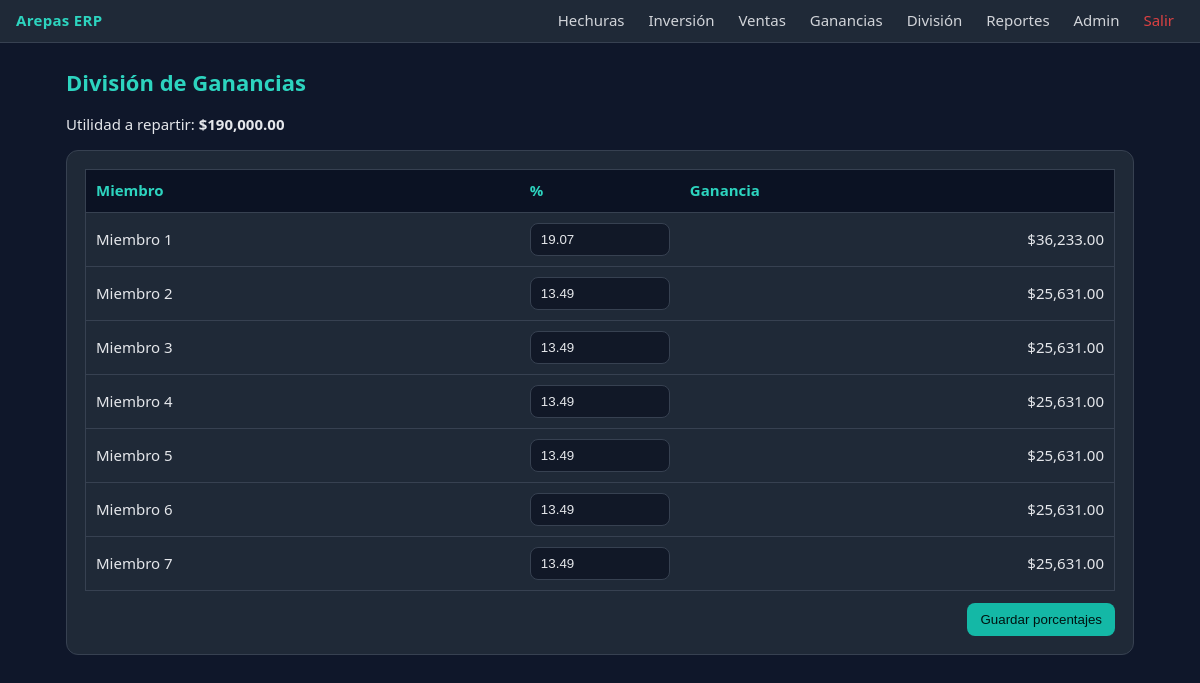
/arepas-erp2/public/division/index.php (signed in), run on the app's committed database.
### tables this page shows
CREATE TABLE `miembros` (
  `id` int(11) NOT NULL,
  `nombre` varchar(100) NOT NULL,
  `porcentaje` decimal(5,2) NOT NULL,
  `creado_en` timestamp NOT NULL DEFAULT current_timestamp()
);

### arepas-erp2/public/division/index.php (the view, shortened to what this page needs)
<?php
$pdo = Database::getInstance();
$ventasTotal = $pdo->query("SELECT COALESCE(SUM(cantidad*precio_unitario),0) AS t FROM ventas")->fetch(PDO::FETCH_ASSOC)['t'];
$inv = $pdo->query("SELECT COALESCE(SUM(hi.cantidad*i.costo_unitario),0) AS t
                    FROM hechura_ingredientes hi
                    JOIN ingredientes i ON i.id=hi.ingrediente_id")->fetch(PDO::FETCH_ASSOC)['t'];
$utilidad = $ventasTotal - $inv;
$miembros = $pdo->query("SELECT * FROM miembros ORDER BY id")->fetchAll(PDO::FETCH_ASSOC);
?>
<h1>División de Ganancias</h1>
<p>Utilidad a repartir: <b>$<?= number_format($utilidad,2) ?></b></p>
<div class="card">
  <form method="post">
    <table class="table">
      <thead><tr><th>Miembro</th><th>%</th><th>Ganancia</th></tr></thead>
      <tbody>
        <?php foreach($miembros as $m): ?>
          <tr>
            <td><?= htmlspecialchars($m['nombre']) ?></td>
            <td style="width:160px">
              <input type="number" step="0.01" name="porcentaje[<?= $m['id'] ?>]" value="<?= $m['porcentaje'] ?>">
            </td>
            <td class="right">$<?= number_format($utilidad*$m['porcentaje']/100,2) ?></td>
          </tr>
        <?php endforeach; ?>
      </tbody>
    </table>
    <div class="right mt-3"><button class="btn btn-primary">Guardar porcentajes</button></div>
  </form>
</div>
<?php
$content = ob_get_clean();
include __DIR__ . "/../../app/views/layout.php";

### arepas-erp2/app/views/layout.php (shortened to what this page needs)
<!DOCTYPE html>
<html lang="es">
<head>
  <link href="/arepas-erp2/public/assets/css/app.css" rel="stylesheet">
</head>
<body>
  <div class="navbar">
    <div class="brand">Arepas ERP</div>
    <div class="nav-right">
      <a href="/arepas-erp2/public/hechuras/index.php">Hechuras</a>
      <a href="/arepas-erp2/public/inversion/index.php">Inversión</a>
      <a href="/arepas-erp2/public/ventas/index.php">Ventas</a>
      <a href="/arepas-erp2/public/ganancias/index.php">Ganancias</a>
      <a href="/arepas-erp2/public/division/index.php">División</a>
      <a href="/arepas-erp2/public/reportes/mensual.php">Reportes</a>
      <a href="/arepas-erp2/public/admin/usuarios.php">Admin</a>
      <a class="logout" href="/arepas-erp2/public/logout.php">Salir</a>
    </div>
  </div>
  <div class="container">
    <?= $content ?? '' ?>
  </div>
</body>
</html>

### arepas-erp2/public/assets/css/app.css (style rules this page uses)
:root { --bg:#0f172a; --bg2:#111827; --panel:#1f2937; --muted:#9ca3af; --text:#e5e7eb; --brand:#14b8a6; --brand-2:#2dd4bf; --danger:#ef4444; --border:#374151; }
* { box-sizing: border-box; }
html,body { height:100%; }
body { margin:0; background:var(--bg); color:var(--text); font: 15px/1.45 ui-sans-serif, system-ui, -apple-system, Segoe UI, Roboto, "Helvetica Neue", Arial; }
.navbar { background:var(--panel); border-bottom:1px solid var(--border); position:sticky; top:0; z-index:10; padding:10px 16px; display:flex; align-items:center; justify-content:space-between; }
.brand { color:var(--brand-2); font-weight:700; letter-spacing:.3px; }
.navbar a { color:var(--text); text-decoration:none; margin:0 10px; opacity:.9 }
.nav-right a.logout { color:var(--danger); }
.container { max-width:1100px; margin:24px auto; padding:0 16px; }
.card { background:var(--panel); border:1px solid var(--border); border-radius:12px; padding:18px; }
h1 { color:var(--brand-2); font-size:22px; margin:0 0 14px }
input, select { width:100%; background:var(--bg2); color:var(--text); border:1px solid var(--border); border-radius:8px; padding:8px 10px; }
.btn { display:inline-block; padding:8px 12px; border-radius:8px; text-decoration:none; border:1px solid transparent; }
.btn-primary { background:var(--brand); color:#001311; }
.table { width:100%; border-collapse:collapse; border:1px solid var(--border); }
.table th { text-align:left; background:#0b1223; color:var(--brand-2); padding:10px; border-bottom:1px solid var(--border); }
.table td { padding:10px; border-top:1px solid var(--border); }
.mt-3 { margin-top:12px }
.right { text-align:right }

### data on the page
miembros: nombre "Miembro 1", porcentaje "19.07", porcentaje "36,233.00"
miembros: nombre "Miembro 2", porcentaje "13.49", porcentaje "25,631.00"
miembros: nombre "Miembro 3", porcentaje "13.49", porcentaje "25,631.00"
miembros: nombre "Miembro 4", porcentaje "13.49", porcentaje "25,631.00"
miembros: nombre "Miembro 5", porcentaje "13.49", porcentaje "25,631.00"
miembros: nombre "Miembro 6", porcentaje "13.49", porcentaje "25,631.00"
miembros: nombre "Miembro 7", porcentaje "13.49", porcentaje "25,631.00"

### other printed values
$utilidad "190,000.00"
